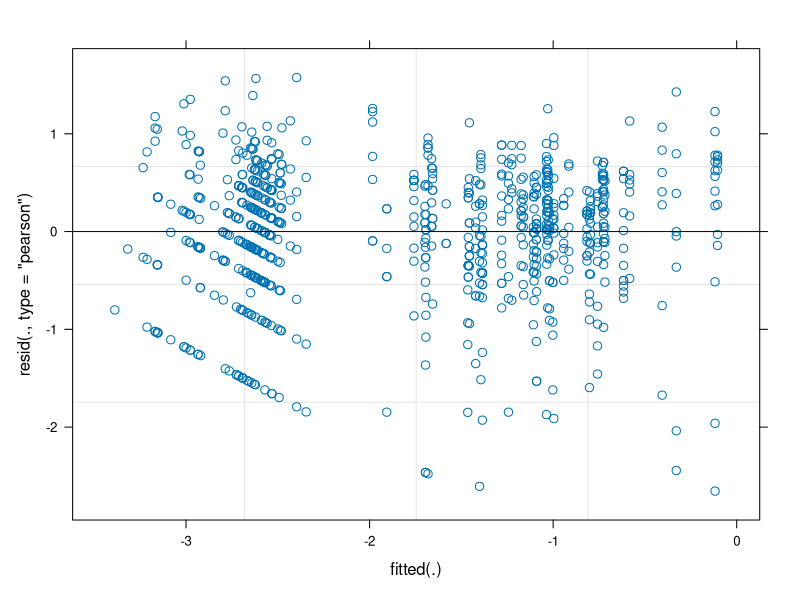

R code for this plot: (Note: this script raises an error after producing the figure.)
library(ggplot2)
library(lme4)
library(nlme)
library(lsmeans)
library(lubridate)
library(multcompView)
library(car)

setwd("D:/Iowa State University/Debinski Lab/Nectar data/MAL")

buckvol15 <- read.csv("nectar analysis/data files/buckvol15.csv", header = T)
buckvol16 <- read.csv("nectar analysis/data files/buckvol16.csv", header = T)
buckvolboth <- rbind(buckvol15,buckvol16)
rm(buckvol16)
rm(buckvol15)

buckvolboth$lnvol <- log(buckvolboth$volume)
buckvolboth$year <- as.factor(year(buckvolboth$date))

cellN <- with(buckvolboth, table(treatment, year))
cellN

cellMean <- with(buckvolboth, tapply(volume, list(treatment, year), mean))
cellMean

modlnvol <- lmer(lnvol ~ treatment * year + (1|plot) +(1|year:date), data = buckvolboth)
summary(modlnvol)
plot(modlnvol)
inflvol <- influence(modlnvol, obs = T)
plot(inflvol, which = "cook", main = "Buckwheat volume")

lnvol.grid <- ref.grid(modlnvol)
summary(lnvol.grid)

lnvol.treat <- lsmeans(lnvol.grid, "treatment")
pairs(lnvol.treat)

lnvol.year <- lsmeans(lnvol.grid, "year")
pairs(lnvol.year)

int.vol <- pairs(lnvol.grid, by = "year")
int.voltable <- update(int.vol, by = NULL)
int.voltable

test(pairs(int.voltable), joint = T)

Anova(modlnvol, type = 3)
